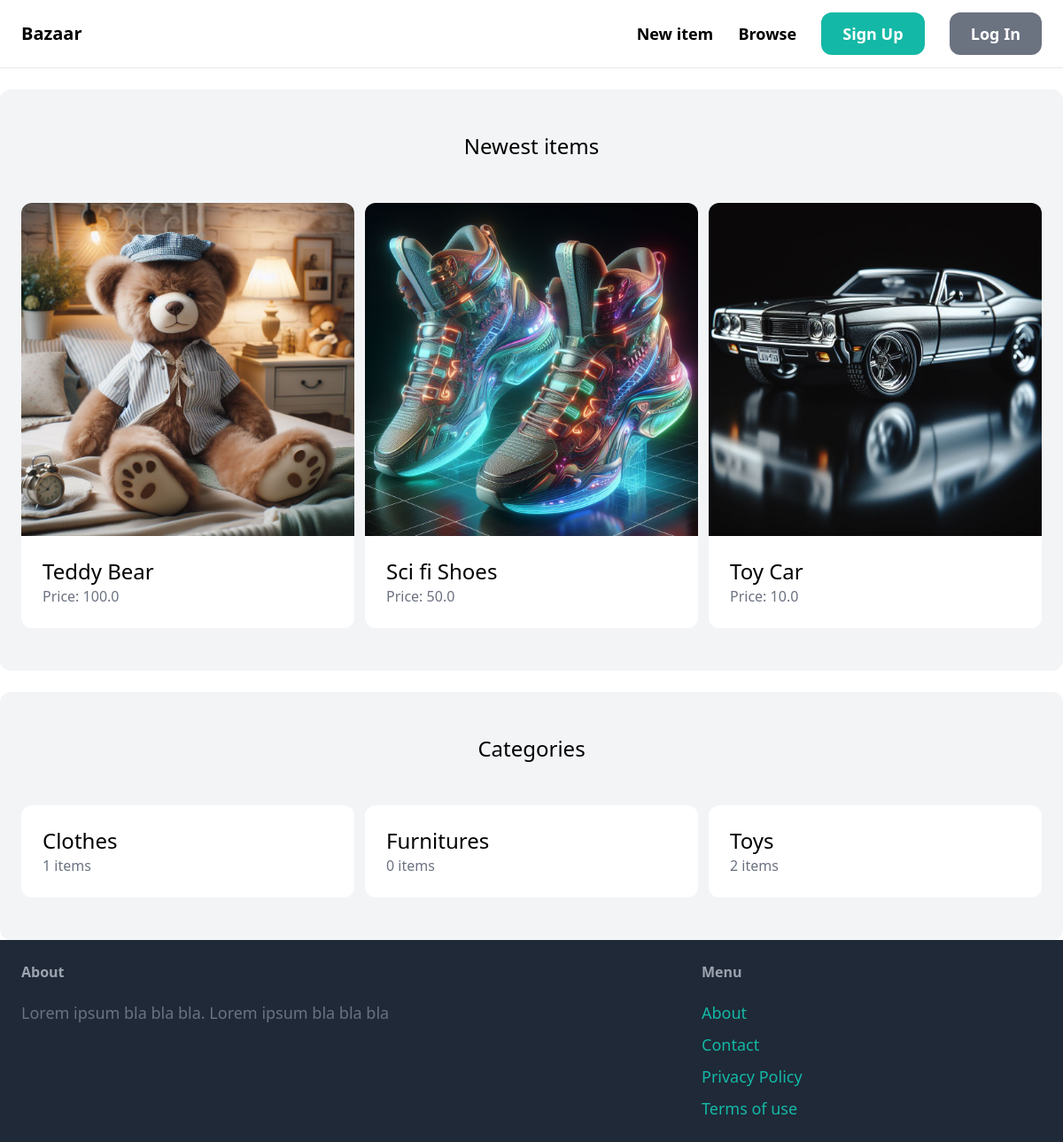
The page / on the database its author committed.
### item/models.py (models this page shows, shortened)
class Item(models.Model):
    category = models.ForeignKey(Category, related_name='items', on_delete=models.CASCADE)
    name = models.CharField(max_length=255)
    description = models.TextField(blank=True, null=True)
    price = models.FloatField()
    image = models.ImageField(upload_to='item_images', blank=True, null=True)
    is_sold = models.BooleanField(default=False)
    created_by = models.ForeignKey(User, related_name='items', on_delete=models.CASCADE)
    created_at = models.DateTimeField(auto_now_add=True)

class Category(models.Model):
    name = models.CharField(max_length=255)
    class Meta:
        ordering = ('name',)
        verbose_name_plural = 'Categories'

### core/views.py (the view)
# urls.py: path('', views.index, name='index'),
def index(request):
    items = Item.objects.filter(is_sold=False)[0:6]
    categories = Category.objects.all()
    return render(request, 'core/index.html', {
        'categories':categories,
        'items': items,
    })

### core/templates/core/index.html (shortened to what this page needs)
{% extends 'core/base.html' %}
{% block content %}
<div class="mt-6 px-6 py-12 bg-gray-100 rounded-xl">
    <h2 class="mb-12 text-2xl text-center">Newest items</h2>
    <div class="grid grid-cols-3 gap-3">
        {% for item in items %}
        <div>
            <a href="{% url 'item:detail' item.id %}">
                {% if item.image %}
                <img src="{{ item.image.url }}" class="rounded-t-xl">
                {% endif %}
                <div class="p-6 bg-white rounded-b-xl">
                    <h2 class="text-2xl"> {{ item.name }} </h2>
                    <p class="text-gray-500">Price: {{ item.price }} </p>
                </div>
            </a>
        </div>
        {% endfor %}
    </div>
</div>
<div class="mt-6 px-6 py-12 bg-gray-100 rounded-xl">
    <h2 class="mb-12 text-2xl text-center">Categories</h2>
    <div class="grid grid-cols-3 gap-3">
        {% for category in categories %}
        <div>
            <a href="#">
                <div class="p-6 bg-white rounded-xl">
                    <h2 class="text-2xl"> {{ category.name }} </h2>
                    <p class="text-gray-500">{{ category.items.count }} items</p>
                </div>
            </a>
        </div>
        {% endfor %}
    </div>
</div>
{% endblock %}

### core/templates/core/base.html (shortened to what this page needs)
<!DOCTYPE html>
<html lang="en">
<head>
  <script src="https://cdn.tailwindcss.com"></script>
  <link rel="stylesheet" href="https://cdn.lineicons.com/3.0/lineicons.css">
</head>
<body class="font-sans antialiased">
  <nav class="py-6 px-6 flex justify-between items-center border-b border-gray-200">
    <a href="/" class="text-xl font-semibold">Bazaar</a>
    <div class="space-x-6">
        <a href="#" class="text-lg font-semibold hover:text-gray-500">New item</a>
        <a href="#" class="text-lg font-semibold hover:text-gray-500">Browse</a>
        {% if request.user.is_authenticated %}
            <a href="#" class="px-6 py-3 text-lg font-semibold bg-teal-500 text-white rounded-xl hover:bg-teal-700">Inbox</a>
            <a href="#" class="px-6 py-3 text-lg font-semibold bg-gray-500 text-white rounded-xl hover:bg-gray-700">Dashboard</a>
            <a href="{% url 'core:logout' %}" class="px-6 py-3 text-lg font-semibold bg-gray-500 text-white rounded-xl hover:bg-gray-700">Logout</a>
        {% else %}
            <a href="{% url 'core:signup' %}" class="px-6 py-3 text-lg font-semibold bg-teal-500 text-white rounded-xl hover:bg-teal-700">Sign Up</a>
            <a href="{% url 'core:login' %}" class="px-6 py-3 text-lg font-semibold bg-gray-500 text-white rounded-xl hover:bg-gray-700">Log In</a>
        {% endif %}
    </div>
  </nav>
  {% block content %}
  {% endblock %}
  <footer class="py-6 px-6 flex justify-between bg-gray-800">
    <div class="w-2/3 pr-10">
        <h3 class="mb-5 font-semibold text-gray-400">About</h3>
        <p class="text-lg text-gray-500">Lorem ipsum bla bla bla. Lorem ipsum bla bla bla </p>
    </div>
    <div class="w-1/3">
        <h3 class="mb-5 font-semibold text-gray-400">Menu</h3>
        <ul class="space-y-2">
            <li><a href="#" class="text-lg text-teal-500 hover:text-teal-700">About</a></li>
            <li><a href="{% url 'core:contact' %}" class="text-lg text-teal-500 hover:text-teal-700">Contact</a></li>
            <li><a href="#" class="text-lg text-teal-500 hover:text-teal-700">Privacy Policy</a></li>
            <li><a href="#" class="text-lg text-teal-500 hover:text-teal-700">Terms of use</a></li>
        </ul>
    </div>
  </footer>
</body>
</html>

### rows shown on the page
Item: image (picture), name "Teddy Bear", price "100.0"
Item: image (picture), name "Sci fi Shoes", price "50.0"
Item: image (picture), name "Toy Car", price "10.0"
Category: name "Clothes", items.count "1"
Category: name "Furnitures", items.count "0"
Category: name "Toys", items.count "2"
